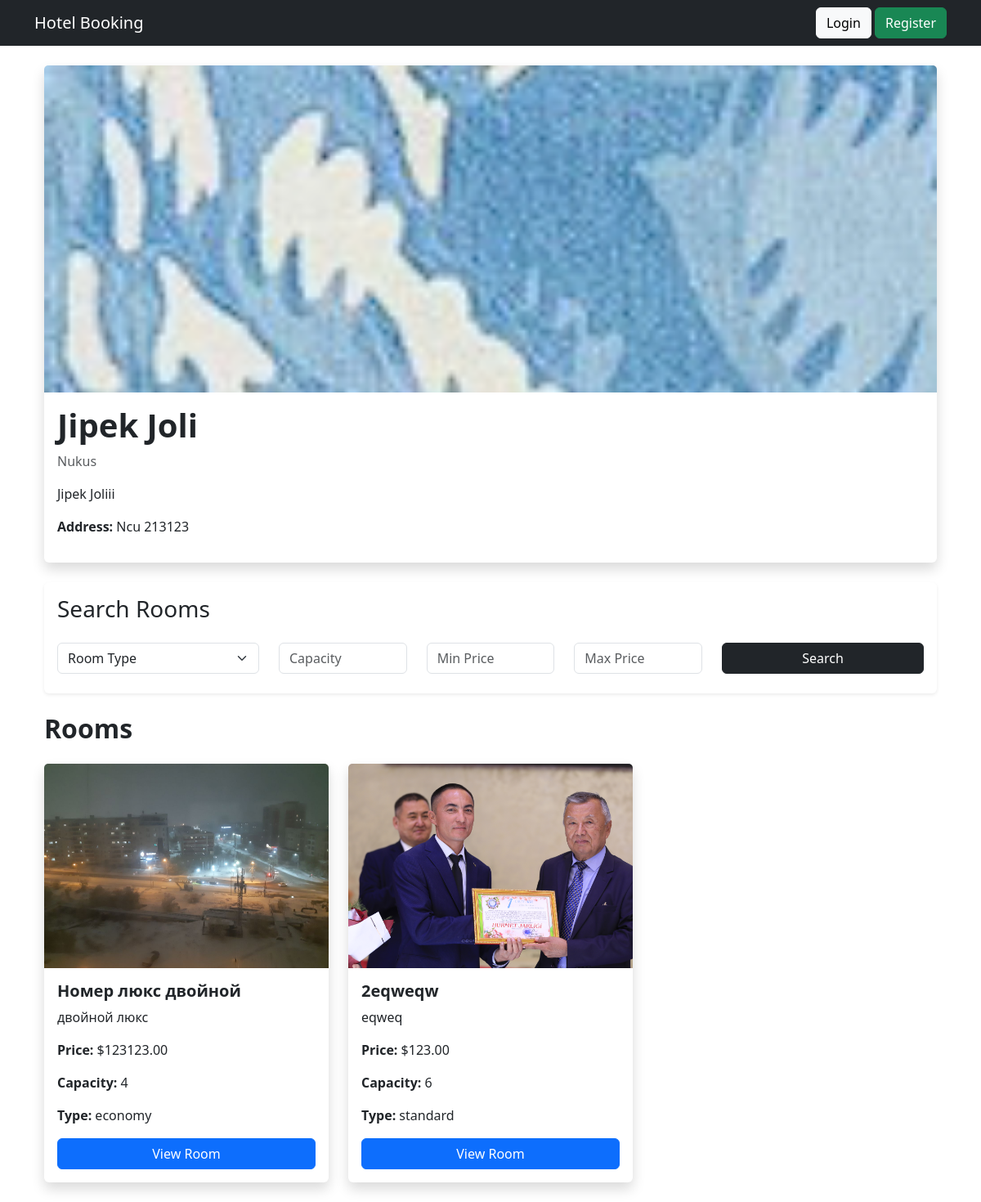
Screenshot of /hotel/1/ with the database file from the repository.
### main/models.py (models this page shows, shortened)
class Hotel(models.Model):
    title = models.CharField(max_length=255)
    description = models.TextField()
    address = models.CharField(max_length=255)
    city = models.CharField(max_length=100)
    created_at = models.DateTimeField(auto_now_add=True)

class HotelImage(models.Model):
    hotel = models.ForeignKey(
        Hotel,
        on_delete=models.CASCADE,
        related_name='images'
    )
    image = models.ImageField(upload_to='hotels/')

class Room(models.Model):
    ROOM_TYPES = (
        ('economy', 'Economy'),
        ('standard', 'Standard'),
        ('comfort', 'Comfort'),
        ('deluxe', 'Deluxe'),
        ('lux', 'Lux'),
        ('full_lux', 'Full Lux'),
        ('presidential', 'Presidential'),
    )
    hotel = models.ForeignKey(
        Hotel,
        on_delete=models.CASCADE,
        related_name='rooms'
    )
    title = models.CharField(max_length=255)
    description = models.TextField()
    room_type = models.CharField(
        max_length=20,
        choices=ROOM_TYPES,
        default='standard'
    )
    price = models.DecimalField(
        max_digits=10,
        decimal_places=2
    )
    capacity = models.PositiveIntegerField()
    size_m2 = models.PositiveIntegerField(
        null=True,
        blank=True
    )
    BED_TYPES = (
        ('single', 'Single'),
        ('double', 'Double'),
        ('triple', 'Triple'),
        ('queen (1 big bed for 1 person)', 'Queen (1 big bed for 1 person)'),
        ('king (bed for 4 people)', 'King (bed for 4 people)'),
    )
    beds = models.PositiveIntegerField(default=1)
    bed_type = models.CharField(
        max_length=50,
        choices=BED_TYPES,
        default='single'
    )
    has_wifi = models.BooleanField(default=True)
    has_breakfast = models.BooleanField(default=False)
    has_air_conditioning = models.BooleanField(default=True)
    is_available = models.BooleanField(default=True)
    rating = models.DecimalField(
        max_digits=3,
        decimal_places=1,
        default=4.0
    )
    created_at = models.DateTimeField(auto_now_add=True)

class RoomImage(models.Model):
    room = models.ForeignKey(
        Room,
        on_delete=models.CASCADE,
        related_name='images'
    )
    image = models.ImageField(upload_to='rooms/')

### main/views.py (the view)
# urls.py: path('hotel/<int:pk>/', hotel_detail, name='hotel_detail'),
def hotel_detail(request, pk):
    hotel = get_object_or_404(Hotel, id=pk)
    rooms = hotel.rooms.all()
    room_type = request.GET.get('type')
    capacity = request.GET.get('capacity')
    min_price = request.GET.get('min_price')
    max_price = request.GET.get('max_price')
    if room_type:
        rooms = rooms.filter(room_type=room_type)
    if capacity:
        rooms = rooms.filter(capacity=capacity)
    if min_price:
        rooms = rooms.filter(price__gte=min_price)
    if max_price:
        rooms = rooms.filter(price__lte=max_price)
    context = {
        'hotel': hotel,
        'rooms': rooms
    }
    return render(request, 'hotel_detail.html', context)

### main/templates/hotel_detail.html (shortened to what this page needs)
{% extends 'base.html' %}
{% block content %}
<div class="container mt-4">
    <div class="card shadow border-0 mb-4">
        {% if hotel.images.first %}
            <img src="{{ hotel.images.first.image.url }}"
                 class="card-img-top"
                 style="height:400px; object-fit:cover;">
        {% endif %}
        <div class="card-body">
            <h1 class="fw-bold">
                {{ hotel.title }}
            </h1>
            <p class="text-muted">
                {{ hotel.city }}
            </p>
            <p>
                {{ hotel.description }}
            </p>
            <p>
                <strong>
                    Address:
                </strong>
                {{ hotel.address }}
            </p>
        </div>
    </div>
    <div class="card shadow-sm border-0 mb-4">
        <div class="card-body">
            <h3 class="mb-4">
                Search Rooms
            </h3>
            <form method="GET">
                <div class="row">
                    <div class="col-md-3 mb-2">
                        <select name="type"
                                class="form-select">
                            <option value="">
                                Room Type
                            </option>
                        </select>
                    </div>
                    <div class="col-md-2 mb-2">
                        <input type="number"
                               name="capacity"
                               class="form-control"
                               placeholder="Capacity">
                    </div>
                    <div class="col-md-2 mb-2">
                        <input type="number"
                               name="min_price"
                               class="form-control"
                               placeholder="Min Price">
                    </div>
                    <div class="col-md-2 mb-2">
                        <input type="number"
                               name="max_price"
                               class="form-control"
                               placeholder="Max Price">
                    </div>
                    <div class="col-md-3 mb-2">
                        <button class="btn btn-dark w-100">
                            Search
                        </button>
                    </div>
                </div>
            </form>
        </div>
    </div>
    <h2 class="fw-bold mb-4">
        Rooms
    </h2>
    <div class="row">
        {% for room in rooms %}
            <div class="col-md-4 mb-4">
                <div class="card h-100 shadow border-0">
                    {% if room.images.first %}
                        <img src="{{ room.images.first.image.url }}"
                             class="card-img-top"
                             style="height:250px; object-fit:cover;">
                    {% endif %}
                    <div class="card-body d-flex flex-column">
                        <h5 class="fw-bold">
                            {{ room.title }}
                        </h5>
                        <p>
                            {{ room.description|truncatewords:15 }}
                        </p>
                        <p>
                            <strong>
                                Price:
                            </strong>
                            ${{ room.price }}
                        </p>
                        <p>
                            <strong>
                                Capacity:
                            </strong>
                            {{ room.capacity }}
                        </p>
                        <p>
                            <strong>
                                Type:
                            </strong>
                            {{ room.room_type }}
                        </p>
                        <a href="{% url 'room_detail' room.id %}"
                           class="btn btn-primary mt-auto">
                            View Room
                        </a>
                    </div>
                </div>
            </div>
        {% empty %}
            <div class="col-12">
                <div class="alert alert-warning">
                    No rooms found.
                </div>
            </div>
        {% endfor %}
    </div>
</div>
{% endblock %}

### rows the page displays
Hotel: images.first.image (picture), title "Jipek Joli", city "Nukus", description "Jipek Joliii", address "Ncu 213123"
Room: images.first.image (picture), title "Номер люкс двойной", description "двойной люкс", price "123123.00", capacity "4", room_type "economy"
Room: images.first.image (picture), title "2eqweqw", description "eqweq", price "123.00", capacity "6", room_type "standard"
